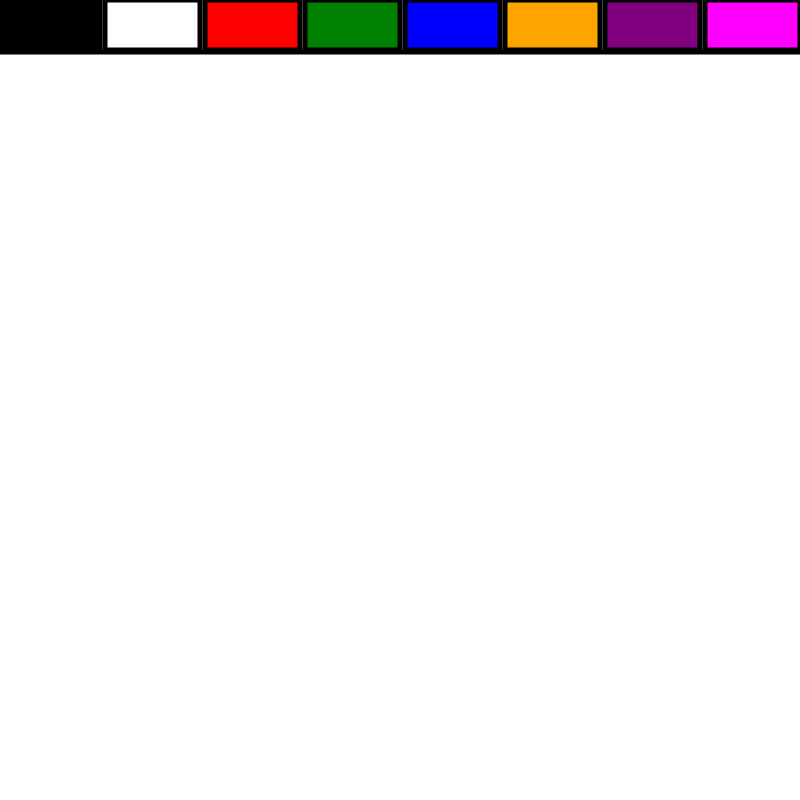
Frame 1 (no input)
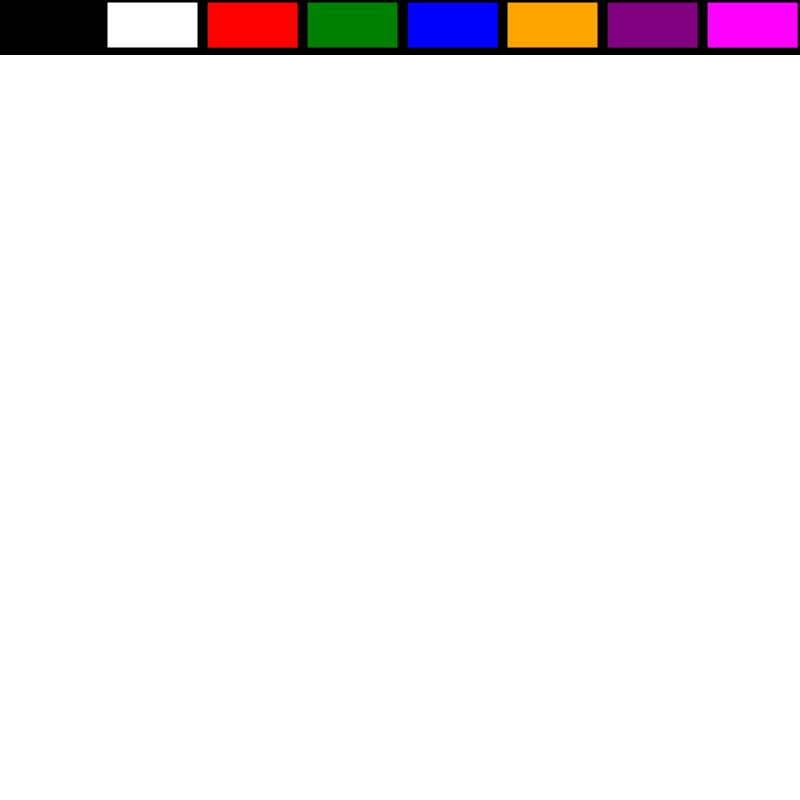
Frame 60 (no input)
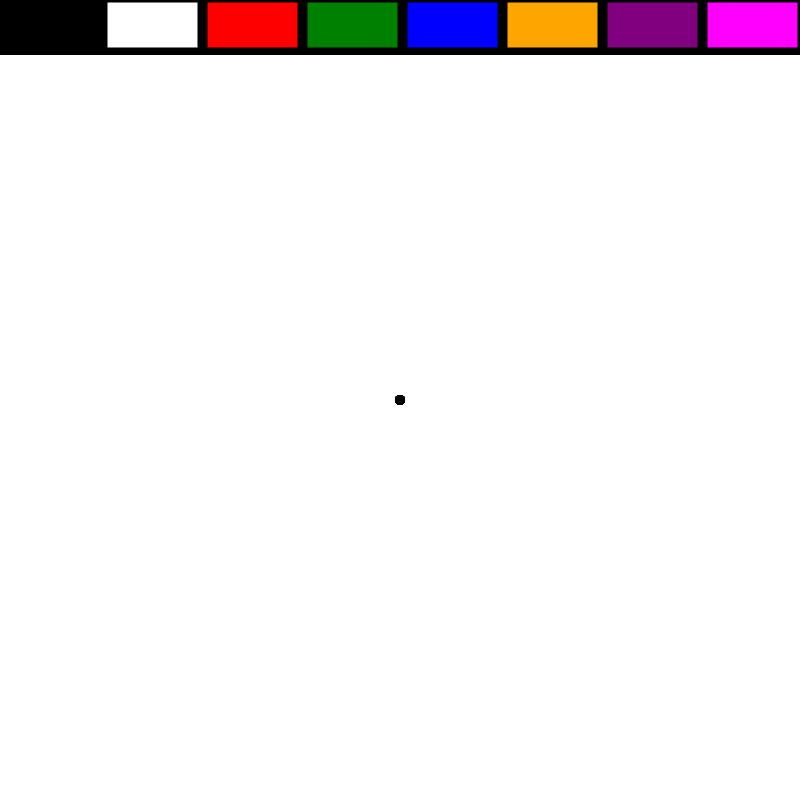
Frame 120 (the mouse pressed at the canvas centre since frame 60)

The p5.js sketch that drew these frames (run headless with seeded random() and noise() and a simulated clock; from frame 60 on, the mouse is pressed at the canvas centre):

// p5.js sketch
// ── sketch.js
let Size = 10;
let brushColour;

function setup() {
  createCanvas(800, 800);

  background(255, 255, 255);

  brushColour = "black";
}

function draw() {
  strokeWeight(5);
  stroke(0);

  fill(0);
  rect(0, 0, 100, 50);

  fill(255);
  rect(105, 0, 95, 50);

  fill("red");
  rect(205, 0, 95, 50);

  fill("green");
  rect(305, 0, 95, 50);

  fill("blue");
  rect(405, 0, 95, 50);

  fill("orange");
  rect(505, 0, 95, 50);

  fill("purple");
  rect(605, 0, 95, 50);

  fill("magenta");
  rect(705, 0, 95, 50);

  strokeWeight(5);
  line(0, 52, 800, 52);

  if (mouseIsPressed === true) {
    if (mouseY > 55) {
      noStroke();
      fill(brushColour);
      circle(mouseX, mouseY, Size);
    }
  }
  noStroke();
  fill(brushColour);
  if (keyIsDown(UP_ARROW) === true) {
    Size += 1;
  }

  if (keyIsDown(DOWN_ARROW) === true) {
    Size = max(1, Size - 1);
  }
}

function mousePressed() {
  if (mouseIsInRect(0, 0, 100, 50)) {
    brushColour = "black";
  }

  if (mouseIsInRect(105, 0, 95, 50)) {
    brushColour = "white";
  }

  if (mouseIsInRect(205, 0, 95, 50)) {
    brushColour = "red";
  }

  if (mouseIsInRect(305, 0, 95, 50)) {
    brushColour = "green";
  }

  if (mouseIsInRect(405, 0, 95, 50)) {
    brushColour = "blue";
  }

  if (mouseIsInRect(505, 0, 95, 50)) {
    brushColour = "orange";
  }

  if (mouseIsInRect(605, 0, 95, 50)) {
    brushColour = "purple";
  }

  if (mouseIsInRect(705, 0, 95, 50)) {
    brushColour = "magenta";
  }
}

function mouseIsInRect(x, y, w, h) {
  return mouseX > x && mouseX < x + w && mouseY > y && mouseY < y + h;
}

function keyPressed() {
  if (key === "r") {
    clear();
    background(255);
  }
}
